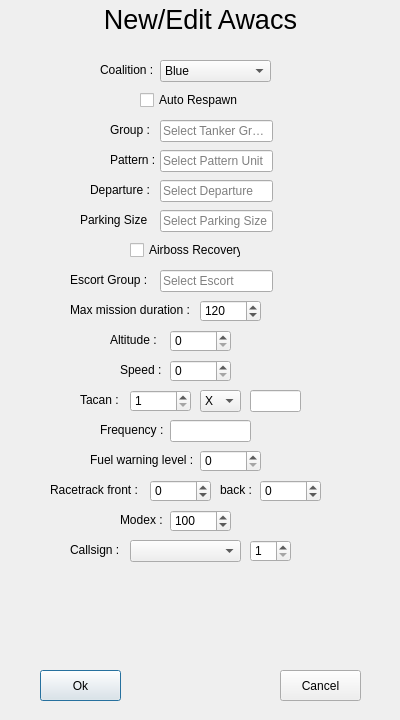
<?xml version="1.0" encoding="UTF-8"?>
<ui version="4.0">
 <class>AwacsWindowClass</class>
 <widget class="QDialog" name="AwacsWindowClass">
  <property name="geometry">
   <rect>
    <x>0</x>
    <y>0</y>
    <width>400</width>
    <height>720</height>
   </rect>
  </property>
  <property name="sizePolicy">
   <sizepolicy hsizetype="Fixed" vsizetype="Fixed">
    <horstretch>0</horstretch>
    <verstretch>0</verstretch>
   </sizepolicy>
  </property>
  <property name="windowTitle">
   <string>AwacsWindow</string>
  </property>
  <widget class="QLabel" name="coalition_label">
   <property name="geometry">
    <rect>
     <x>100</x>
     <y>60</y>
     <width>61</width>
     <height>20</height>
    </rect>
   </property>
   <property name="text">
    <string>Coalition :</string>
   </property>
  </widget>
  <widget class="QLineEdit" name="group">
   <property name="geometry">
    <rect>
     <x>160</x>
     <y>120</y>
     <width>113</width>
     <height>22</height>
    </rect>
   </property>
   <property name="text">
    <string/>
   </property>
   <property name="placeholderText">
    <string>Select Tanker Group</string>
   </property>
  </widget>
  <widget class="QLabel" name="window_title">
   <property name="geometry">
    <rect>
     <x>0</x>
     <y>-1</y>
     <width>401</width>
     <height>41</height>
    </rect>
   </property>
   <property name="font">
    <font>
     <pointsize>20</pointsize>
    </font>
   </property>
   <property name="text">
    <string>New/Edit Awacs</string>
   </property>
   <property name="alignment">
    <set>Qt::AlignCenter</set>
   </property>
  </widget>
  <widget class="QLabel" name="group_label">
   <property name="geometry">
    <rect>
     <x>110</x>
     <y>120</y>
     <width>51</width>
     <height>20</height>
    </rect>
   </property>
   <property name="text">
    <string>Group :</string>
   </property>
  </widget>
  <widget class="QCheckBox" name="auto_respawn">
   <property name="geometry">
    <rect>
     <x>140</x>
     <y>90</y>
     <width>101</width>
     <height>20</height>
    </rect>
   </property>
   <property name="text">
    <string>Auto Respawn</string>
   </property>
  </widget>
  <widget class="QLineEdit" name="departure">
   <property name="geometry">
    <rect>
     <x>160</x>
     <y>180</y>
     <width>113</width>
     <height>22</height>
    </rect>
   </property>
   <property name="text">
    <string/>
   </property>
   <property name="placeholderText">
    <string>Select Departure</string>
   </property>
  </widget>
  <widget class="QLabel" name="departure_label">
   <property name="geometry">
    <rect>
     <x>90</x>
     <y>180</y>
     <width>61</width>
     <height>20</height>
    </rect>
   </property>
   <property name="text">
    <string>Departure :</string>
   </property>
  </widget>
  <widget class="QLineEdit" name="parking_size">
   <property name="geometry">
    <rect>
     <x>160</x>
     <y>210</y>
     <width>113</width>
     <height>22</height>
    </rect>
   </property>
   <property name="text">
    <string/>
   </property>
   <property name="placeholderText">
    <string>Select Parking Size</string>
   </property>
  </widget>
  <widget class="QLineEdit" name="pattern">
   <property name="geometry">
    <rect>
     <x>160</x>
     <y>150</y>
     <width>113</width>
     <height>22</height>
    </rect>
   </property>
   <property name="text">
    <string/>
   </property>
   <property name="placeholderText">
    <string>Select Pattern Unit</string>
   </property>
  </widget>
  <widget class="QLabel" name="pattern_label">
   <property name="geometry">
    <rect>
     <x>110</x>
     <y>150</y>
     <width>51</width>
     <height>20</height>
    </rect>
   </property>
   <property name="text">
    <string>Pattern :</string>
   </property>
  </widget>
  <widget class="QComboBox" name="coalition">
   <property name="geometry">
    <rect>
     <x>160</x>
     <y>60</y>
     <width>111</width>
     <height>22</height>
    </rect>
   </property>
   <item>
    <property name="text">
     <string>Blue</string>
    </property>
   </item>
   <item>
    <property name="text">
     <string>Red</string>
    </property>
   </item>
   <item>
    <property name="text">
     <string>Neutral</string>
    </property>
   </item>
  </widget>
  <widget class="QLabel" name="parking_size_label">
   <property name="geometry">
    <rect>
     <x>80</x>
     <y>210</y>
     <width>71</width>
     <height>20</height>
    </rect>
   </property>
   <property name="text">
    <string>Parking Size :</string>
   </property>
  </widget>
  <widget class="QSpinBox" name="max_duration">
   <property name="geometry">
    <rect>
     <x>200</x>
     <y>300</y>
     <width>61</width>
     <height>22</height>
    </rect>
   </property>
   <property name="maximum">
    <number>360</number>
   </property>
   <property name="value">
    <number>120</number>
   </property>
  </widget>
  <widget class="QLabel" name="racetrack_front_label">
   <property name="geometry">
    <rect>
     <x>50</x>
     <y>480</y>
     <width>91</width>
     <height>20</height>
    </rect>
   </property>
   <property name="text">
    <string>Racetrack front :</string>
   </property>
  </widget>
  <widget class="QLineEdit" name="escort">
   <property name="geometry">
    <rect>
     <x>160</x>
     <y>270</y>
     <width>113</width>
     <height>22</height>
    </rect>
   </property>
   <property name="text">
    <string/>
   </property>
   <property name="placeholderText">
    <string>Select Escort</string>
   </property>
  </widget>
  <widget class="QComboBox" name="tacan_band">
   <property name="geometry">
    <rect>
     <x>200</x>
     <y>390</y>
     <width>41</width>
     <height>22</height>
    </rect>
   </property>
   <item>
    <property name="text">
     <string>X</string>
    </property>
   </item>
   <item>
    <property name="text">
     <string>Y</string>
    </property>
   </item>
  </widget>
  <widget class="QLabel" name="callsign_label">
   <property name="geometry">
    <rect>
     <x>70</x>
     <y>540</y>
     <width>51</width>
     <height>20</height>
    </rect>
   </property>
   <property name="text">
    <string>Callsign :</string>
   </property>
  </widget>
  <widget class="QSpinBox" name="altitude">
   <property name="geometry">
    <rect>
     <x>170</x>
     <y>330</y>
     <width>61</width>
     <height>22</height>
    </rect>
   </property>
   <property name="maximum">
    <number>100000</number>
   </property>
   <property name="singleStep">
    <number>500</number>
   </property>
   <property name="value">
    <number>0</number>
   </property>
  </widget>
  <widget class="QLabel" name="escort_label">
   <property name="geometry">
    <rect>
     <x>70</x>
     <y>270</y>
     <width>81</width>
     <height>20</height>
    </rect>
   </property>
   <property name="text">
    <string>Escort Group :</string>
   </property>
  </widget>
  <widget class="QCheckBox" name="airboss_recovery">
   <property name="geometry">
    <rect>
     <x>130</x>
     <y>240</y>
     <width>111</width>
     <height>20</height>
    </rect>
   </property>
   <property name="text">
    <string>Airboss Recovery</string>
   </property>
  </widget>
  <widget class="QSpinBox" name="speed">
   <property name="geometry">
    <rect>
     <x>170</x>
     <y>360</y>
     <width>61</width>
     <height>22</height>
    </rect>
   </property>
   <property name="maximum">
    <number>1000</number>
   </property>
   <property name="singleStep">
    <number>10</number>
   </property>
   <property name="value">
    <number>0</number>
   </property>
  </widget>
  <widget class="QLabel" name="frequency_label">
   <property name="geometry">
    <rect>
     <x>100</x>
     <y>420</y>
     <width>71</width>
     <height>20</height>
    </rect>
   </property>
   <property name="text">
    <string>Frequency :</string>
   </property>
  </widget>
  <widget class="QSpinBox" name="modex">
   <property name="geometry">
    <rect>
     <x>170</x>
     <y>510</y>
     <width>61</width>
     <height>22</height>
    </rect>
   </property>
   <property name="minimum">
    <number>1</number>
   </property>
   <property name="maximum">
    <number>999</number>
   </property>
   <property name="singleStep">
    <number>1</number>
   </property>
   <property name="value">
    <number>100</number>
   </property>
  </widget>
  <widget class="QPushButton" name="ok_btn">
   <property name="geometry">
    <rect>
     <x>40</x>
     <y>670</y>
     <width>81</width>
     <height>31</height>
    </rect>
   </property>
   <property name="text">
    <string>Ok</string>
   </property>
  </widget>
  <widget class="QLabel" name="altitude_label">
   <property name="geometry">
    <rect>
     <x>110</x>
     <y>330</y>
     <width>51</width>
     <height>20</height>
    </rect>
   </property>
   <property name="text">
    <string>Altitude :</string>
   </property>
  </widget>
  <widget class="QLabel" name="fuel_level_label">
   <property name="geometry">
    <rect>
     <x>90</x>
     <y>450</y>
     <width>111</width>
     <height>20</height>
    </rect>
   </property>
   <property name="text">
    <string>Fuel warning level :</string>
   </property>
  </widget>
  <widget class="QSpinBox" name="racetrack_front">
   <property name="geometry">
    <rect>
     <x>150</x>
     <y>480</y>
     <width>61</width>
     <height>22</height>
    </rect>
   </property>
   <property name="minimum">
    <number>-100</number>
   </property>
   <property name="maximum">
    <number>100</number>
   </property>
   <property name="singleStep">
    <number>5</number>
   </property>
   <property name="value">
    <number>0</number>
   </property>
  </widget>
  <widget class="QLabel" name="max_duration_label">
   <property name="geometry">
    <rect>
     <x>70</x>
     <y>300</y>
     <width>121</width>
     <height>20</height>
    </rect>
   </property>
   <property name="text">
    <string>Max mission duration :</string>
   </property>
  </widget>
  <widget class="QComboBox" name="callsign">
   <property name="geometry">
    <rect>
     <x>130</x>
     <y>540</y>
     <width>111</width>
     <height>22</height>
    </rect>
   </property>
   <property name="placeholderText">
    <string>Select Callsign</string>
   </property>
  </widget>
  <widget class="QLabel" name="tacan_label">
   <property name="geometry">
    <rect>
     <x>80</x>
     <y>390</y>
     <width>41</width>
     <height>20</height>
    </rect>
   </property>
   <property name="text">
    <string>Tacan :</string>
   </property>
  </widget>
  <widget class="QLineEdit" name="tacan_morse">
   <property name="geometry">
    <rect>
     <x>250</x>
     <y>390</y>
     <width>51</width>
     <height>22</height>
    </rect>
   </property>
   <property name="text">
    <string/>
   </property>
   <property name="maxLength">
    <number>3</number>
   </property>
  </widget>
  <widget class="QLabel" name="modex_label">
   <property name="geometry">
    <rect>
     <x>120</x>
     <y>510</y>
     <width>51</width>
     <height>20</height>
    </rect>
   </property>
   <property name="text">
    <string>Modex :</string>
   </property>
  </widget>
  <widget class="QSpinBox" name="tacan">
   <property name="geometry">
    <rect>
     <x>130</x>
     <y>390</y>
     <width>61</width>
     <height>22</height>
    </rect>
   </property>
   <property name="minimum">
    <number>1</number>
   </property>
   <property name="maximum">
    <number>126</number>
   </property>
   <property name="singleStep">
    <number>1</number>
   </property>
   <property name="value">
    <number>1</number>
   </property>
  </widget>
  <widget class="QLabel" name="racetrack_back_label">
   <property name="geometry">
    <rect>
     <x>220</x>
     <y>480</y>
     <width>31</width>
     <height>20</height>
    </rect>
   </property>
   <property name="text">
    <string>back :</string>
   </property>
  </widget>
  <widget class="QSpinBox" name="racetrack_back">
   <property name="geometry">
    <rect>
     <x>260</x>
     <y>480</y>
     <width>61</width>
     <height>22</height>
    </rect>
   </property>
   <property name="minimum">
    <number>-100</number>
   </property>
   <property name="maximum">
    <number>100</number>
   </property>
   <property name="singleStep">
    <number>5</number>
   </property>
   <property name="value">
    <number>0</number>
   </property>
  </widget>
  <widget class="QLabel" name="speed_label">
   <property name="geometry">
    <rect>
     <x>120</x>
     <y>360</y>
     <width>41</width>
     <height>20</height>
    </rect>
   </property>
   <property name="text">
    <string>Speed :</string>
   </property>
  </widget>
  <widget class="QLabel" name="error_msg">
   <property name="geometry">
    <rect>
     <x>10</x>
     <y>609</y>
     <width>381</width>
     <height>21</height>
    </rect>
   </property>
   <property name="font">
    <font>
     <pointsize>14</pointsize>
    </font>
   </property>
   <property name="styleSheet">
    <string notr="true">color: red;</string>
   </property>
   <property name="text">
    <string/>
   </property>
   <property name="alignment">
    <set>Qt::AlignCenter</set>
   </property>
  </widget>
  <widget class="QSpinBox" name="callsign_nb">
   <property name="geometry">
    <rect>
     <x>250</x>
     <y>540</y>
     <width>41</width>
     <height>22</height>
    </rect>
   </property>
   <property name="minimum">
    <number>1</number>
   </property>
   <property name="maximum">
    <number>10</number>
   </property>
   <property name="singleStep">
    <number>1</number>
   </property>
   <property name="value">
    <number>1</number>
   </property>
  </widget>
  <widget class="QLineEdit" name="frequency">
   <property name="geometry">
    <rect>
     <x>170</x>
     <y>420</y>
     <width>81</width>
     <height>22</height>
    </rect>
   </property>
   <property name="text">
    <string/>
   </property>
   <property name="maxLength">
    <number>7</number>
   </property>
  </widget>
  <widget class="QSpinBox" name="fuel_level">
   <property name="geometry">
    <rect>
     <x>200</x>
     <y>450</y>
     <width>61</width>
     <height>22</height>
    </rect>
   </property>
   <property name="maximum">
    <number>100</number>
   </property>
   <property name="singleStep">
    <number>5</number>
   </property>
   <property name="value">
    <number>0</number>
   </property>
  </widget>
  <widget class="QPushButton" name="cancel_btn">
   <property name="geometry">
    <rect>
     <x>280</x>
     <y>670</y>
     <width>81</width>
     <height>31</height>
    </rect>
   </property>
   <property name="text">
    <string>Cancel</string>
   </property>
  </widget>
 </widget>
 <layoutdefault spacing="6" margin="11"/>
 <resources/>
 <connections/>
</ui>
